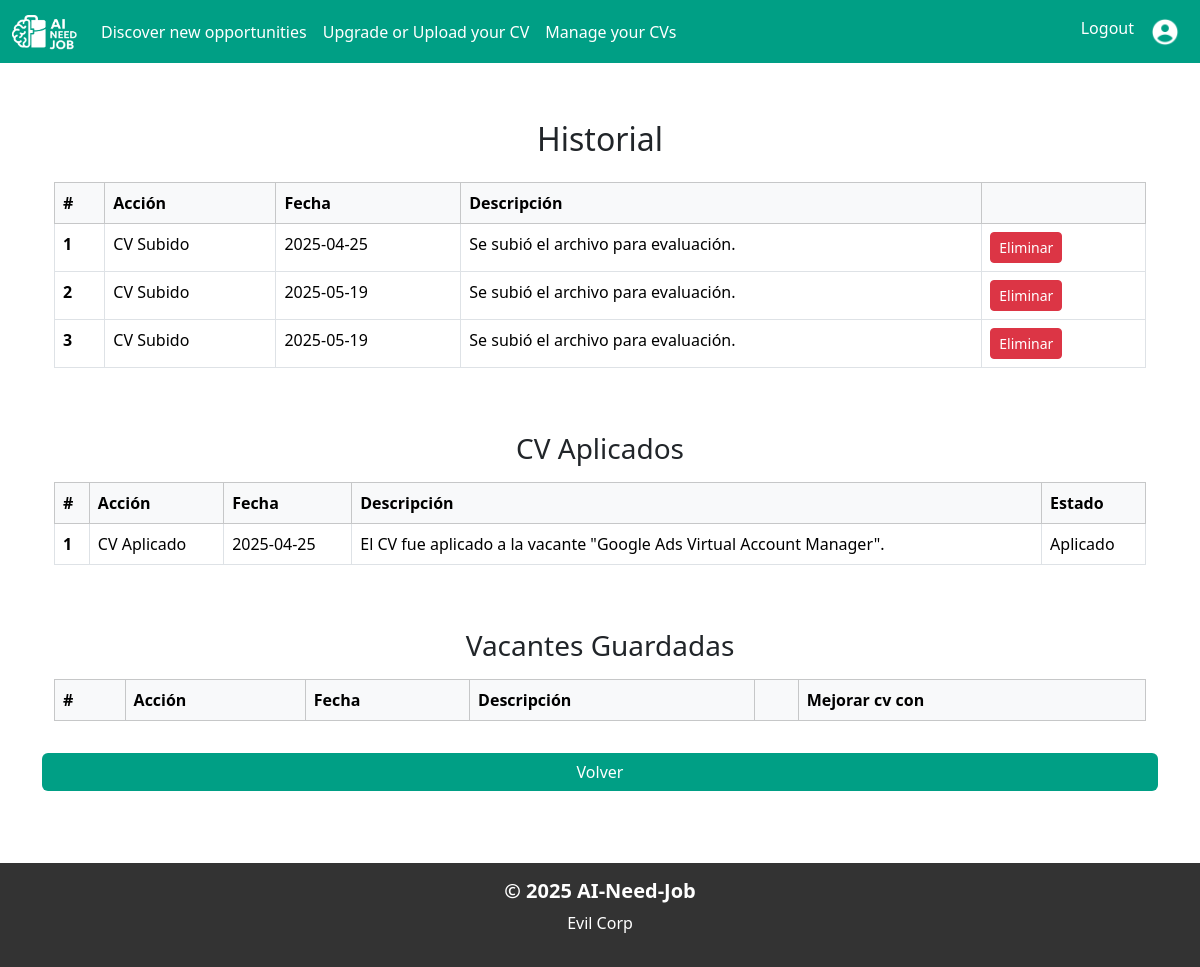
The app's page /user/history/ (signed in), older data.
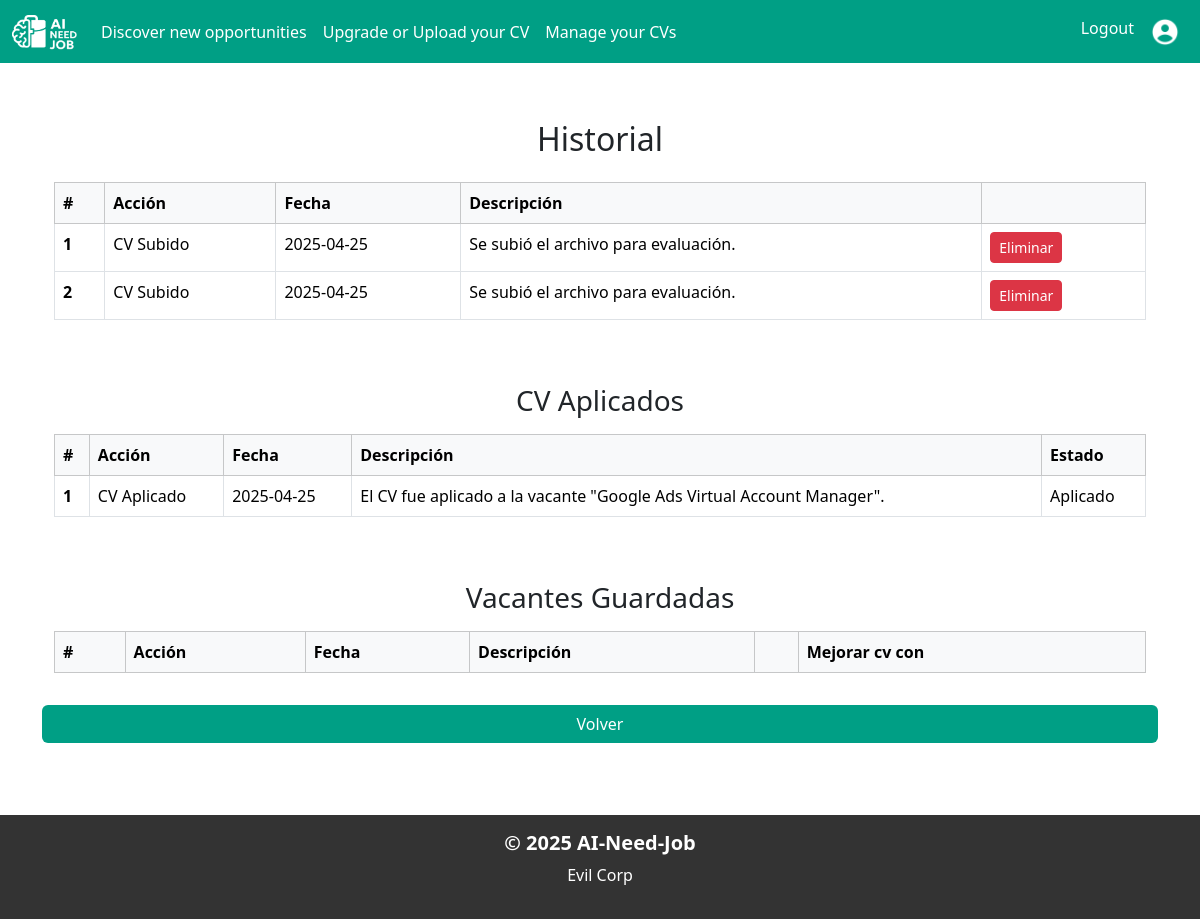
The same page, newer data.
### CVapp/models.py (models this page shows, shortened)
class Resume(models.Model):
    version = models.CharField(max_length=10)
    name = models.CharField(max_length=100)
    vacancy_text = models.CharField(max_length=1000)
    extracted_text = models.TextField()
    upgraded_cv = models.TextField()
    uploaded_by = models.ForeignKey(User, on_delete=models.CASCADE)
    uploaded_at = models.DateTimeField(auto_now_add=True)
    embedding = models.BinaryField(default=get_default_array)
    image = models.ImageField(upload_to='images/resumes/', blank=True, null=True)

class Applied_resume(models.Model):
    resume = models.ForeignKey(Resume, on_delete=models.CASCADE)
    vacancy = models.ForeignKey(Vacancy, on_delete=models.CASCADE)
    match_rate = models.FloatField()
    state = models.CharField(default='applied', max_length=20, choices=[('applied', 'Applied'), ('interviewed', 'Interviewed'), ('rejected', 'Rejected')]) # placeholder for the state of the application
    feedback = models.TextField(blank=True, null=True)
    applied_at = models.DateTimeField(auto_now_add=True)

### offer/models.py (models this page shows, shortened)
class Vacancy(models.Model):
    title = models.CharField(max_length=100)
    description = models.TextField()
    requirements = models.TextField(null=True, blank=True)
    state = models.CharField(default='open' ,max_length=20, choices=[('open', 'Open'), ('closed', 'Closed')])
    uploaded_by = models.ForeignKey('users.User', on_delete=models.CASCADE, related_name='vacancies')
    uploaded_at = models.DateTimeField(auto_now_add=True)
    embedding = models.BinaryField(default=get_default_array)  # Store the embedding as a binary field

### users/views.py (the view, shortened to what this page needs)
# urls.py: path('history/',views.history, name='history'),
def history(request):
    if 'user_id' not in request.session:
        return redirect('login')
    user = User.objects.get(id=request.session['user_id'])
    if user.role == 'jobseeker':
        resumes = Resume.objects.filter(uploaded_by=user)
        applied_resumes = Applied_resume.objects.filter(resume__uploaded_by=user)
        saved_vacancies = Saved_vacancy.objects.filter(user=user)
        context = {
            'user': user,
            'resumes': resumes,
            'applied_resumes': applied_resumes,
            'saved_vacancies': saved_vacancies
        }
        return render(request, 'historyPage.html' , context)

### users/templates/historyPage.html (shortened to what this page needs)
{% extends 'base.html' %}
{% block content %}
<div class="container mt-5">
    <h2 class="text-center mb-4">Historial</h2>
    <div class="table-responsive">
        <table class="table table-bordered">
            <thead class="table-light">
                <tr>
                    <th>#</th>
                    <th>Acción</th>
                    <th>Fecha</th>
                    <th>Descripción</th>
                    <th></th>
                </tr>
            </thead>
            <tbody>
                {% for resume in resumes %}
                <tr>
                    <th scope="row">{{ forloop.counter }}</th>
                    <td>CV Subido</td>
                    <td>{{ resume.uploaded_at|date:"Y-m-d" }}</td>
                    <td>Se subió el archivo {{ resume.file.name }} para evaluación.</td>
                    <td>
                        <a href="{% url 'delete_cv' resume.id %}" class="btn btn-danger btn-sm">Eliminar</a>
                    </td>
                </tr>
                {% endfor %}
            </tbody>
        </table>
        </div>
        <h3 class="text-center mt-5">CV Aplicados</h3>
        <div class="table-responsive mt-3">
            <table class="table table-bordered">
                <thead class="table-light">
                    <tr>
                        <th>#</th>
                        <th>Acción</th>
                        <th>Fecha</th>
                        <th>Descripción</th>
                        <th>Estado</th>
                    </tr>
                </thead>
                <tbody>
                    {% for applied in applied_resumes %}
                    <tr>
                        <th scope="row">{{ forloop.counter}}</th>
                        <td>CV Aplicado</td>
                        <td>{{ applied.applied_at|date:"Y-m-d" }}</td>
                        <td>El CV {{ applied.resume.file.name }} fue aplicado a la vacante "{{ applied.vacancy.title }}".</td>
                        <td>
                            {% if applied.state == 'applied' %}
                                Aplicado
                            {% elif applied.state == 'interview' %}
                                Entrevista
                            {% elif applied.state == 'hired' %}
                                Contratado
                            {% elif applied.state == 'rejected' %}
                                Rechazado
                            {% else %}
                                Desconocido
                            {% endif %}
                    </tr>
                    {% endfor %}
                </tbody>
            </table>
        </div>
        <h3 class="text-center mt-5">Vacantes Guardadas</h3>
        <div class="table-responsive mt-3">
            <table class="table table-bordered">
                <thead class="table-light">
                    <tr>
                        <th>#</th>
                        <th>Acción</th>
                        <th>Fecha</th>
                        <th>Descripción</th>
                        <th></th>
                        <th>Mejorar cv con</th>
                    </tr>
                </thead>
            </table>
        </div>
    </div>
    <div class="d-grid mt-3">
        <a href="{% url 'home' %}" class="btn" style="background-color: #009f85; color: #ffff;">Volver</a>
    </div>
</div>
{% endblock content %}

Row changes from the older to the newer data that the page shows:
removed Resume: uploaded_at "2025-05-19"
removed Resume: uploaded_at "2025-05-19"
added Resume: uploaded_at "2025-04-25"
